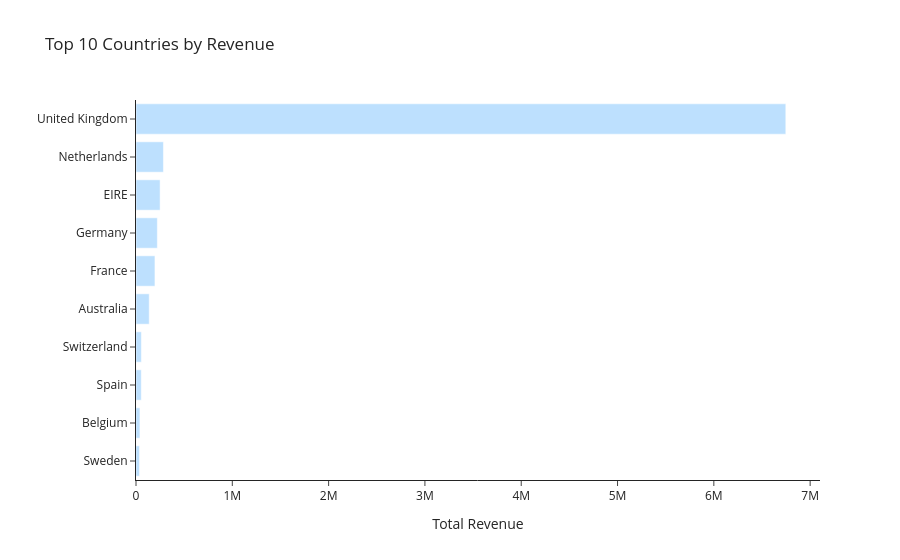

The notebook cell this image was saved under:
### Markdown cell above
### Visualization

### Code cell
# Top 10 countries by revenue
top10 = total_country.head(10)

fig = px.bar(
    top10,
    x="TotalAmount",
    y="Country",
    orientation="h",
    title="Top 10 Countries by Revenue",
    labels={"TotalAmount": "Total Revenue", "Country": ""}
)
fig.update_traces(marker_color="#BDE0FE")
fig.update_layout(template="simple_white", yaxis=dict(categoryorder="total ascending"))
fig.show()

### Figure 1 — Plotly figure (JSON) as saved in the notebook; plotly's stock layout.template omitted (floating-point values rounded to 4 significant figures)
{"data": [{"hovertemplate": "Total Revenue=%{x}<br>=%{y}<extra></extra>", "legendgroup": "", "marker": {"color": "#BDE0FE", "pattern": {"shape": ""}}, "name": "", "orientation": "h", "showlegend": false, "textposition": "auto", "type": "bar", "x": [6747000.0, 284700.0, 250000.0, 221500.0, 196600.0, 137000.0, 55740.0, 54760.0, 40910.0, 36590.0], "xaxis": "x", "y": ["United Kingdom", "Netherlands", "EIRE", "Germany", "France", "Australia", "Switzerland", "Spain", "Belgium", "Sweden"], "yaxis": "y"}], "layout": {"barmode": "relative", "legend": {"tracegroupgap": 0}, "title": {"text": "Top 10 Countries by Revenue"}, "xaxis": {"anchor": "y", "domain": [0, 1], "title": {"text": "Total Revenue"}}, "yaxis": {"anchor": "x", "categoryorder": "total ascending", "domain": [0, 1], "title": {"text": ""}}}}
